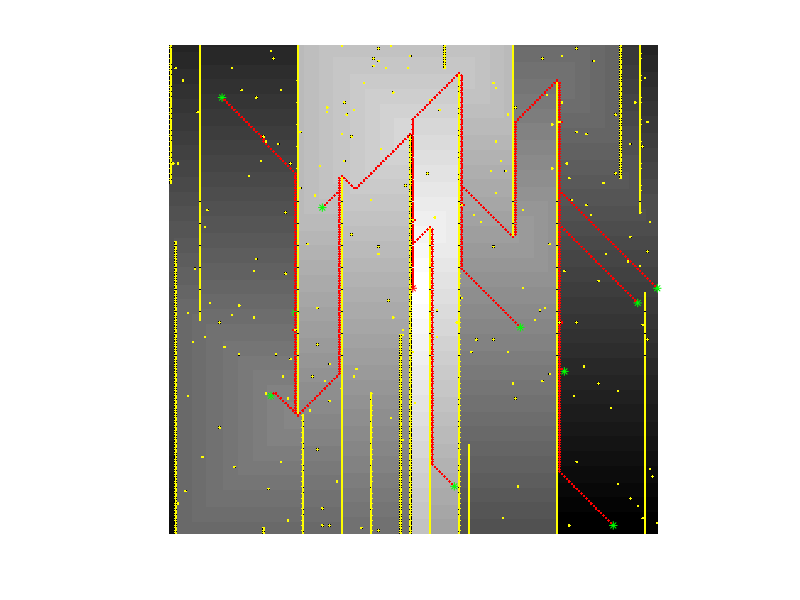

Reproduce this figure in MATLAB.
function exploreWaterpump()
close all;

animate=true;
numdests=10;

matsize=200; %200 is good (length of 1 side)
table=zeros([matsize,matsize]);
numofits=10000;


% startN=round(rand(1,2)*matsize);
startN=[matsize/2,matsize/2];
endN=[ceil(rand(numdests-1,2)*matsize);matsize/2,matsize];

%make sure they are different and not zero
while startN(1)==0 || startN(2)==0; startN=round(rand(1,2)*100); end
% while (endN(1)==startN(1) && endN(2)==startN(2)) || endN(1)==0 || endN(2)==0;  endN=round(rand(1,2)*100); end

%% Make obstacles
obstacles=[];

%spiral
% obdensity=8;
% t = 0:0.1:obdensity*matsize; obstacles=unique(round([([t .* cos(t)]'+obdensity*matsize)./obdensity, ([t .* sin(t)]'+obdensity*matsize)./obdensity]),'rows');

%random stalagmite & stalactite like obstacles
for i=1:4:matsize
    if rand>0.85
        barlength=round(rand*matsize);while barlength==matsize; round(rand*matsize);end
        obstacles=[obstacles;[[1:matsize-barlength]',i*ones([matsize-barlength,1])]];
    end
end

for i=3:4:matsize
    if rand>0.85
        barlength=round(rand*matsize);while barlength==matsize; round(rand*matsize);end
        obstacles=[obstacles;[[barlength+1:matsize+1]',i*ones([matsize-barlength+1,1])]];
    end
end

% random dust
obstacles=[obstacles;round(rand(matsize,2)*matsize)];

if ~isempty(find(obstacles(:,1)==startN(1) & obstacles(:,2)==startN(2),1))
    badnode=find(obstacles(:,1)==startN(1) & obstacles(:,2)==startN(2));
    obstacles=obstacles([1:badnode-1,badnode+1:end],:);
end
if ~isempty(find(obstacles(:,1)==endN(1) & obstacles(:,2)==endN(2),1))
    badnode=find(obstacles(:,1)==endN(1) & obstacles(:,2)==endN(2));
    obstacles=obstacles([1:badnode-1,badnode+1:end],:);
end
%get rid of zeros
obstacles=obstacles(obstacles(:,1)>0 & obstacles(:,2)>0 & obstacles(:,1)<=matsize & obstacles(:,2)<=matsize,:);
% plot(obstacles(:,1),obstacles(:,2),'r.');

%set start to be 1
table(startN(1),startN(2))=1;

%% Release water from start (wavefront search)
tic
for i=1:numofits;
    [a,b]=find(table==1);
%    if there are none ==1 then we have explored as much as possible
    if isempty(a); display('No path possible');break; end
    %set to update the surrounding cells
    toupdate=[a-1,b-1;a-1,b;a-1,b+1;
              a,b-1;a,b;a,b+1;
              a+1,b-1;a+1,b;a+1,b+1];
          toupdate=toupdate(toupdate(:,1)>0 & toupdate(:,1)<matsize+1,:);
          toupdate=toupdate(toupdate(:,2)>0 & toupdate(:,2)<matsize+1,:);
          
    %find all other cells which are greater than 0
    [c,d]=find(table>1);
    
    %put together into a single index and only use unique
    singleindex=unique([(toupdate(:,2)-1)*matsize+toupdate(:,1);(d-1)*matsize+c]);
    %only update each cell once         
    %toupdate=unique([toupdate;[c,d]],'rows');
    
    table(singleindex)=table(singleindex)+1;
    
    %remove obstacles (set to 0)
    table((obstacles(:,2)-1)*matsize+obstacles(:,1))=0;
    
    %if we have got to the destination then break - a path is possible
    if isempty(find(table((endN(:,2)-1)*matsize+endN(:,1))==0,1)); break; end
    %draw every now and again
    if rand>0.97 && animate==true; imshow(table/max(max(table)));drawnow;end
end
toc

%% Go from destination to source (ANIMATE)... 

%if there is a way to get to the start
if ~isempty(find(table((endN(:,2)-1)*matsize+endN(:,1))>0,1))
    %plot start and finish
    imshow(table/max(max(table)));   
    hold on;
    plot(startN(2),startN(1),'r*')
    plot(endN(:,2),endN(:,1),'g*')
    plot(obstacles(:,2),obstacles(:,1),'y.')
    scrsz = get(0,'ScreenSize');
    set(gcf,'Position',[1 scrsz(2) scrsz(3) scrsz(4)])
    
    goalsfound=find(table((endN(:,2)-1)*matsize+endN(:,1))>0)';
    for i=1:size(goalsfound,2)
        %work backwards from the finish
        pathval(i).val=[endN(goalsfound(i),1),endN(goalsfound(i),2)];
        maxval=0;
        % while the first step of the path is not at the start work backwards
        while pathval(i).val(1,1)~=startN(1) || pathval(i).val(1,2)~=startN(2)
            a=pathval(i).val(1,1);b=pathval(i).val(1,2);

            %find the next (actally previous) node
            nextnode=[a-1,b-1;a-1,b;a-1,b+1;
                      a,b-1;a,b;a,b+1;
                      a+1,b-1;a+1,b;a+1,b+1];
            nextnode=nextnode(nextnode(:,1)>0 & nextnode(:,1)<=matsize,:);
            nextnode=nextnode(nextnode(:,2)>0 & nextnode(:,2)<=matsize,:); 
            %go through possible nextnodes and find the highest or the closest
            %if they are the same value
            index=1;updated=false;
            for j=1:size(nextnode,1)
                if table(nextnode(j,1),nextnode(j,2))>maxval 
                    index=j;maxval=table(nextnode(j,1),nextnode(j,2));
                    updated=true;
                elseif table(nextnode(j,1),nextnode(j,2))==maxval &&...
                        ((startN(1)-nextnode(j,1))^2+(startN(2)-nextnode(j,2))^2)<=...
                        ((startN(1)-nextnode(index,1))^2+(startN(2)-nextnode(index,2))^2)
                    index=j;maxval=table(nextnode(j,1),nextnode(j,2));
                    updated=true;
                end
            end
            %if there is no higher than the current pick a random one
            %(SHOULDN'T BE NEEDED)
            if updated==false
                index=floor(rand*size(nextnode,1)+1);
                table(nextnode(index,1),nextnode(index,2));
                while table(nextnode(index,1),nextnode(index,2))==0;index=floor(rand*size(nextnode,1)+1);end
            end

            pathval(i).val=[nextnode(index,:);pathval(i).val];

            %plot the pathval        
            if animate
                plot(nextnode(index,2),nextnode(index,1),'r.');
                drawnow;pause(0.05);
            end
        end
    end   
    %show pathval at end
    if ~animate
        hold on
        for i=1:1:size(pathval,2)
            plot(pathval(i).val(:,2),pathval(i).val(:,1),'r.');
        end
    end
end

